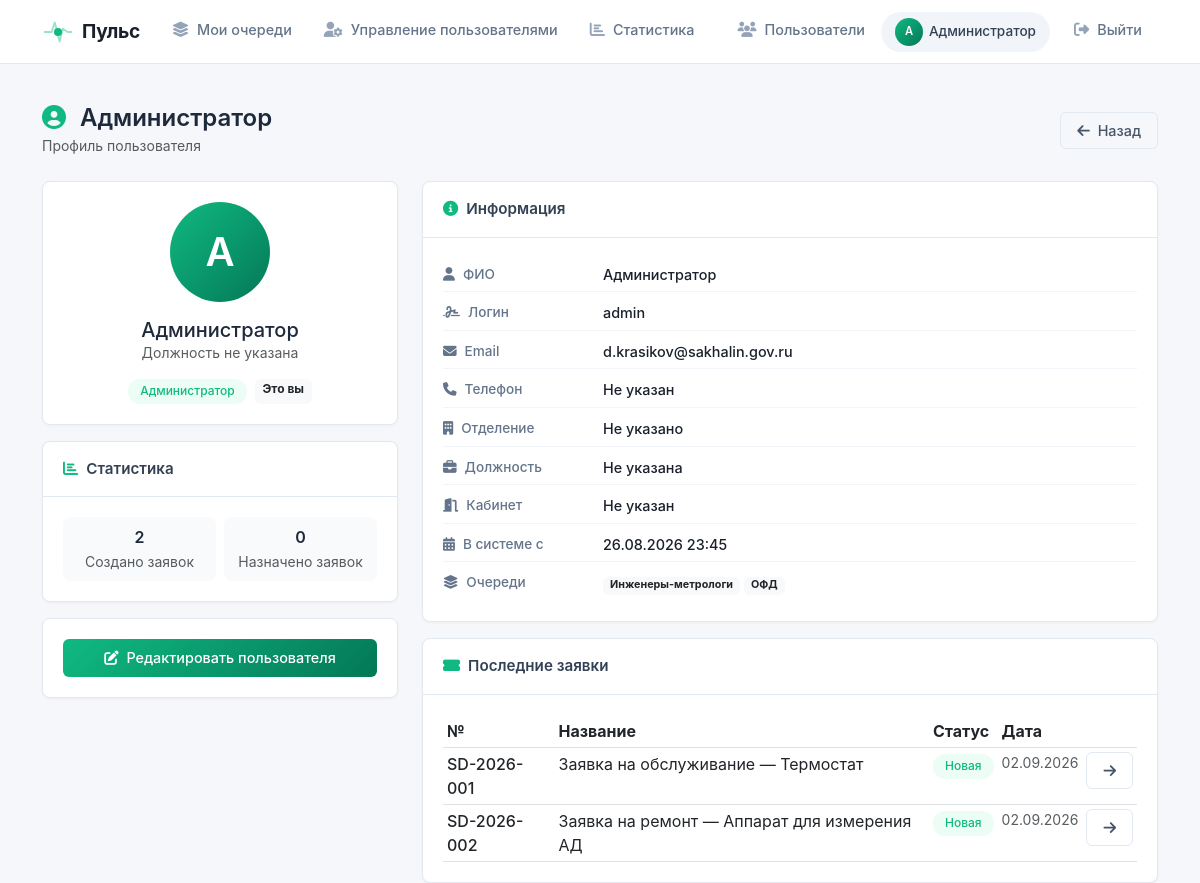
Before: /user/1 (signed in) with the older database file.
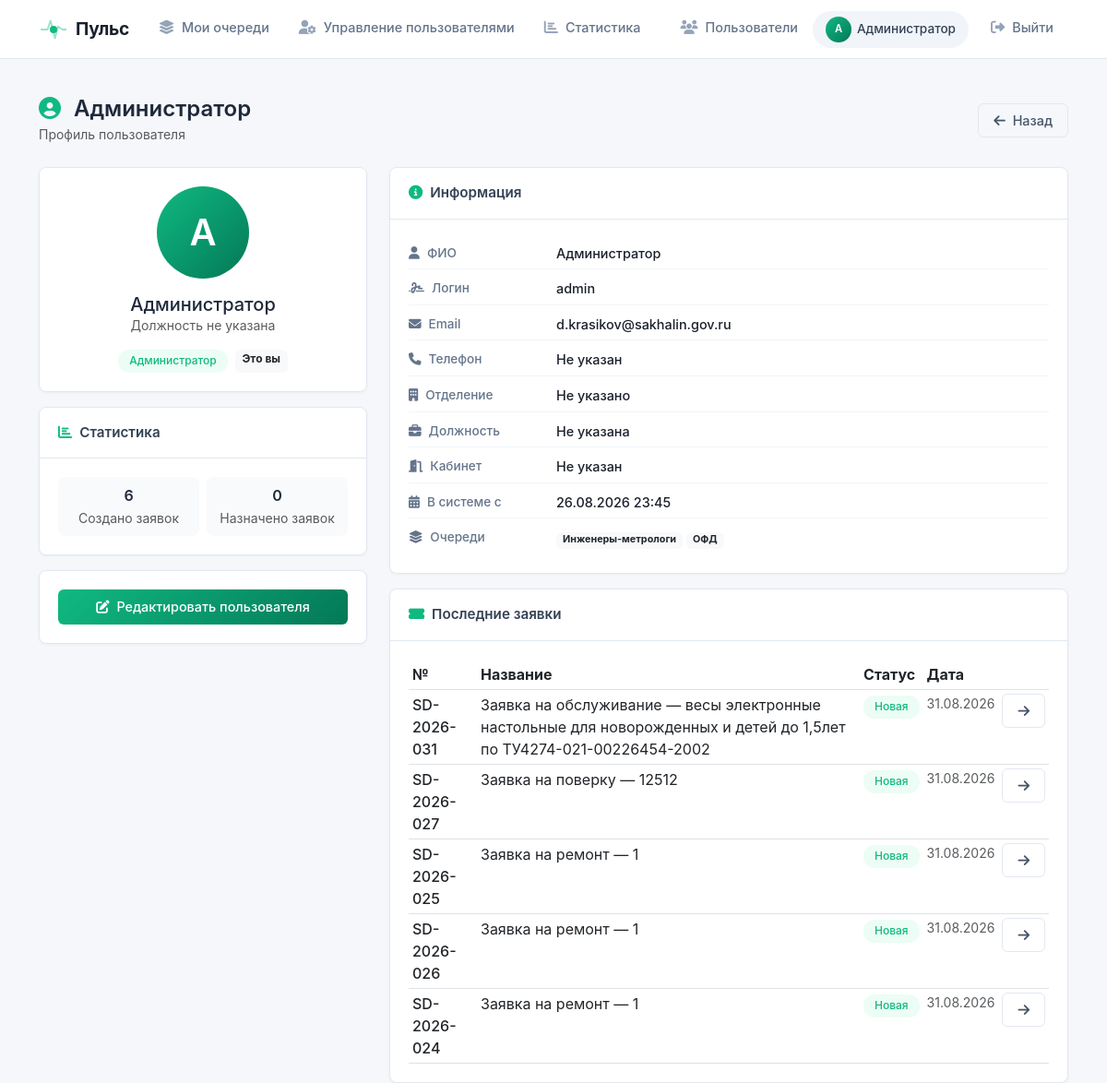
After: the same page with the newer database file.
### models.py (models this page shows, shortened)
class Queue(db.Model):
    id = db.Column(db.Integer, primary_key=True)
    name = db.Column(db.String(100), nullable=False, unique=True)
    description = db.Column(db.Text, nullable=True)
    is_active = db.Column(db.Boolean, default=True)
    queue_type = db.Column(db.String(50), default='default')
    created_at = db.Column(db.DateTime, default=datetime.now(tz))
    created_by_id = db.Column(db.Integer, db.ForeignKey('user.id'))
    mail = db.Column(db.Text,default = None)
    admins = db.relationship('User', secondary='queue_admins', back_populates='admin_queues')
    members = db.relationship('User', secondary='user_queue', back_populates='queues')
    tickets = db.relationship('Ticket', backref='queue', lazy=True)
    cars = db.relationship('Car', backref='queue', lazy=True)
    created_by = db.relationship('User', foreign_keys=[created_by_id])

class Ticket(db.Model):
    id = db.Column(db.Integer, primary_key=True)
    ticket_number = db.Column(db.String(20), unique=True, nullable=False)
    title = db.Column(db.String(200), nullable=False)
    description = db.Column(db.Text, nullable=False)
    status = db.Column(db.String(50), default='Новая')
    priority = db.Column(db.String(20), default='Средний')
    start_date = db.Column(db.DateTime, nullable=True)
    deadline = db.Column(db.DateTime, nullable=True)
    actual_deadline = db.Column(db.DateTime, nullable=True)
    created_by_id = db.Column(db.Integer, db.ForeignKey('user.id'))
    queue_id = db.Column(db.Integer, db.ForeignKey('queue.id'), nullable=True)
    rating = db.Column(db.Integer, nullable=True)
    feedback_text = db.Column(db.Text, nullable=True)
    created_at = db.Column(db.DateTime, default=datetime.now(tz))
    updated_at = db.Column(db.DateTime, default=datetime.now(tz), onupdate=datetime.now(tz))
    closed_at = db.Column(db.DateTime, nullable=True)
    assignees = db.relationship('User', secondary='ticket_assignees', back_populates='assigned_tickets')
    attachments = db.relationship('Attachment', backref='ticket', lazy=True)
    metrologist_request = db.relationship(
        'MetrologistRequest',
        back_populates='ticket',
        uselist=False,
        cascade='all, delete-orphan'
    )

### app.py (the view)
@app.route('/user/<int:user_id>')
@login_required
def user_profile(user_id):
    user = User.query.get_or_404(user_id)
    return render_template('user_profile.html', user=user)

### app.py (called while the page is built)
@login_manager.user_loader
def load_user(user_id):
    return User.query.get(int(user_id))

@app.context_processor
def inject_globals():
    return {
        'User': User,
        'can_manage_queue': can_manage_queue,
        'format_datetime': format_datetime,
        'get_current_server_time': get_current_server_time,
        'SERVER_TIMEZONE': SERVER_TIMEZONE
    }

### templates/user_profile.html (shortened to what the changed rows need)
{% extends "base.html" %}
{% block content %}
<div class="row g-4">
    <div class="col-lg-4">
        <div class="card-modern mt-3">
            <div class="card-body">
                <div class="row g-2 text-center">
                    <div class="col-6">
                        <div class="p-2 bg-light-custom rounded-8">
                            <div class="fw-semibold">{{ user.created_tickets|length }}</div>
                            <small class="text-muted">Создано заявок</small>
                        </div>
                    </div>
                </div>
            </div>
        </div>
    </div>
    <div class="col-lg-8">
        <div class="card-modern animate-fade-in">
            <div class="card-body">
                <div class="user-profile-info">
                    <div class="info-row">
                        <span class="info-value">
                            {% for queue in user.queues %}
                                <span class="badge bg-light text-dark border-0">{{ queue.name }}</span>
                            {% else %}
                                <span class="text-muted">Не состоит в очередях</span>
                            {% endfor %}
                        </span>
                    </div>
                </div>
            </div>
        </div>
        <div class="card-modern mt-3">
            <div class="card-body">
                {% set recent_tickets = user.created_tickets|sort(attribute='created_at', reverse=true) %}
                {% if recent_tickets %}
                    <div class="table-responsive">
                        <table class="table table-sm mb-0">
                            <thead>
                                <tr>
                                    <th>№</th>
                                    <th>Название</th>
                                    <th>Статус</th>
                                    <th>Дата</th>
                                    <th></th>
                                </tr>
                            </thead>
                            <tbody>
                                {% for ticket in recent_tickets[:5] %}
                                    <tr>
                                        <td><span class="fw-medium">{{ ticket.ticket_number }}</span></td>
                                        <td>{{ ticket.title }}</td>
                                        <td>
                                            <span class="badge-status
                                                {% if ticket.status == 'Новая' %}badge-status-new
                                                {% elif ticket.status == 'В работе' %}badge-status-work
                                                {% elif ticket.status == 'Закрыта' %}badge-status-closed
                                                {% else %}badge-status-other{% endif %}">
                                                {{ ticket.status }}
                                            </span>
                                        </td>
                                        <td class="text-muted small">{{ ticket.created_at.strftime('%d.%m.%Y') }}</td>
                                        <td>
                                            <a href="{{ url_for('tickets.ticket_detail', ticket_id=ticket.id) }}" class="btn btn-outline-modern btn-sm">
                                                <i class="fas fa-arrow-right"></i>
                                            </a>
                                        </td>
                                    </tr>
                                {% endfor %}
                            </tbody>
                        </table>
                    </div>
                {% else %}
                    <p class="text-muted text-center py-2">Нет созданных заявок</p>
                {% endif %}
            </div>
        </div>
    </div>
</div>
{% endblock %}

Changed rows visible on the page:
no longer on this page (row edited): Ticket: ticket_number "SD-2026-001", title "Заявка на обслуживание — Термостат", status "Новая", created_at "02.09.2026"
no longer on this page (row edited): Ticket: ticket_number "SD-2026-002", title "Заявка на ремонт — Аппарат для измерения АД", status "Новая", created_at "02.09.2026"
added Ticket: ticket_number "SD-2026-031", title "Заявка на обслуживание — весы электронные настольные для новорожденных и детей до 1,5лет по ТУ4274-021-00226454-2002", status "Новая", created_at "31.08.2026"
added Ticket: ticket_number "SD-2026-027", title "Заявка на поверку — 12512", status "Новая", created_at "31.08.2026"
added Ticket: ticket_number "SD-2026-025", title "Заявка на ремонт — 1", status "Новая", created_at "31.08.2026"
added Ticket: ticket_number "SD-2026-026", title "Заявка на ремонт — 1", status "Новая", created_at "31.08.2026"
added Ticket: ticket_number "SD-2026-024", title "Заявка на ремонт — 1", status "Новая", created_at "31.08.2026"
Other visible differences:
{{ user.created_tickets|length }}: "2" → "6"
